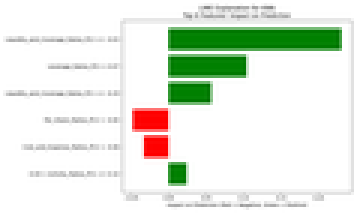
#> input picture final_codes/Lime and shap graphs/ADASYN_AE_3_PCA_lime_explanation_KNN.png, 119 x 71 px, shrunk from 1000 x 600 before the run, found by its file name (shown 3 times larger); its folder holds 4 pictures in this run
$ python graphs_combined.py
#> lines starting #> are read from the running program, lines starting #| are printed output that depends on the picture
import os
from PIL import Image

def combine_png_images(input_folder, adasyn_ae_output, adasyn_mice_output, kmsmote_ae_output, kmsmote_mice_output, svmsmote_ae_output, svmsmote_mice_output):
    # Get all PNG files in the input folder
    png_files = [f for f in os.listdir(input_folder) if f.lower().endswith('.png')]

    if not png_files:
        print("No PNG files found in the specified folder.")
        return

    # Separate files into lists
    adasyn_ae_files = [f for f in png_files if f.startswith('ADASYN_AE_3_PCA')]
    adasyn_mice_files = [f for f in png_files if f.startswith('ADASYN_MICE_3_PCA')]
    kmsmote_ae_files = [f for f in png_files if f.startswith('KMSMOTE_AE_3_PCA')]
    kmsmote_mice_files = [f for f in png_files if f.startswith('KMSMOTE_MICE_3_PCA')]
    svmsmote_ae_files = [f for f in png_files if f.startswith('SVMSMOTE_AE_3_PCA')]
    svmsmote_mice_files = [f for f in png_files if f.startswith('SVMSMOTE_MICE_3_PCA')]

    # Function to combine images for a given list of files
    def combine_images(file_list, output_file):
        if not file_list:
            print(f"No images to combine for {output_file}")
            return

        # Open all images
        images = [Image.open(os.path.join(input_folder, f)) for f in file_list]
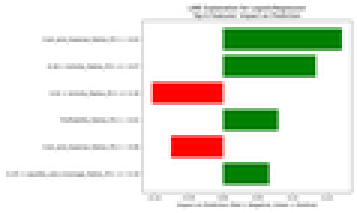
#> input picture final_codes/Lime and shap graphs/ADASYN_AE_3_PCA_lime_explanation_LogisticRegression.png, 119 x 71 px, shrunk from 1000 x 600 before the run, found by its file name (shown 3 times larger)
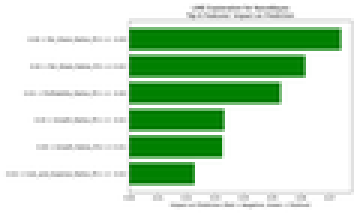
#> input picture final_codes/Lime and shap graphs/ADASYN_AE_3_PCA_lime_explanation_NaiveBayes.png, 119 x 71 px, shrunk from 1000 x 600 before the run, found by its file name (shown 3 times larger)
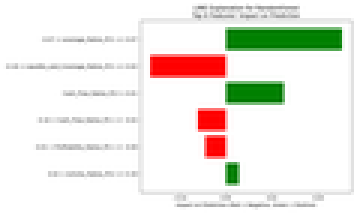
#> input picture final_codes/Lime and shap graphs/ADASYN_AE_3_PCA_lime_explanation_RandomForest.png, 119 x 71 px, shrunk from 1000 x 600 before the run, found by its file name (shown 3 times larger)

        # Calculate the size of the output image
        max_width = max(img.width for img in images)
#> max_width = 119
        total_height = sum(img.height for img in images)
#> total_height = 284

        # Create a new image with the calculated dimensions
        combined_image = Image.new('RGB', (max_width, total_height), color='white')
#> combined_image: PIL image 119x284 RGB; every value is 255

        # Paste all images into the new image
        y_offset = 0
        for img in images:
            combined_image.paste(img, (0, y_offset))
            y_offset += img.height
#> this loop made 4 passes
#> y_offset on passes 1 to 4: 71, 142, 213, 284
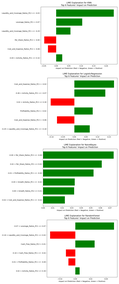
#> combined_image: PIL image 119x284 RGB; mean R, G, B 221.2, 229.8, 215.6
#> after the loop, y_offset = 284

        # Save the combined image
        combined_image.save(output_file)
        print(f"Combined image saved as {output_file}")

    # Combine images for each group
    combine_images(adasyn_ae_files, adasyn_ae_output)
    combine_images(adasyn_mice_files, adasyn_mice_output)
    combine_images(kmsmote_ae_files, kmsmote_ae_output)
    combine_images(kmsmote_mice_files, kmsmote_mice_output)
    combine_images(svmsmote_ae_files, svmsmote_ae_output)
    combine_images(svmsmote_mice_files, svmsmote_mice_output)

# Example usage
input_folder = "C:\\Users\\dev\\Desktop\\MSC thesis\\Code\\final_codes\\Lime and shap graphs"
adasyn_ae_output = "C:\\Users\\dev\\Desktop\\MSC thesis\\Code\\final_codes\\Final graphs\\combined_adasyn_ae_images.png"
adasyn_mice_output = "C:\\Users\\dev\\Desktop\\MSC thesis\\Code\\final_codes\\Final graphs\\combined_adasyn_mice_images.png"
kmsmote_ae_output = "C:\\Users\\dev\\Desktop\\MSC thesis\\Code\\final_codes\\Final graphs\\combined_kmsmote_ae_images.png"
kmsmote_mice_output = "C:\\Users\\dev\\Desktop\\MSC thesis\\Code\\final_codes\\Final graphs\\combined_kmsmote_mice_images.png"
svmsmote_ae_output = "C:\\Users\\dev\\Desktop\\MSC thesis\\Code\\final_codes\\Final graphs\\combined_svmsmote_ae_images.png"
svmsmote_mice_output = "C:\\Users\\dev\\Desktop\\MSC thesis\\Code\\final_codes\\Final graphs\\combined_svmsmote_mice_images.png"


if __name__ == "__main__":

    combine_png_images(input_folder, adasyn_ae_output, adasyn_mice_output, kmsmote_ae_output, kmsmote_mice_output, svmsmote_ae_output, svmsmote_mice_output)
